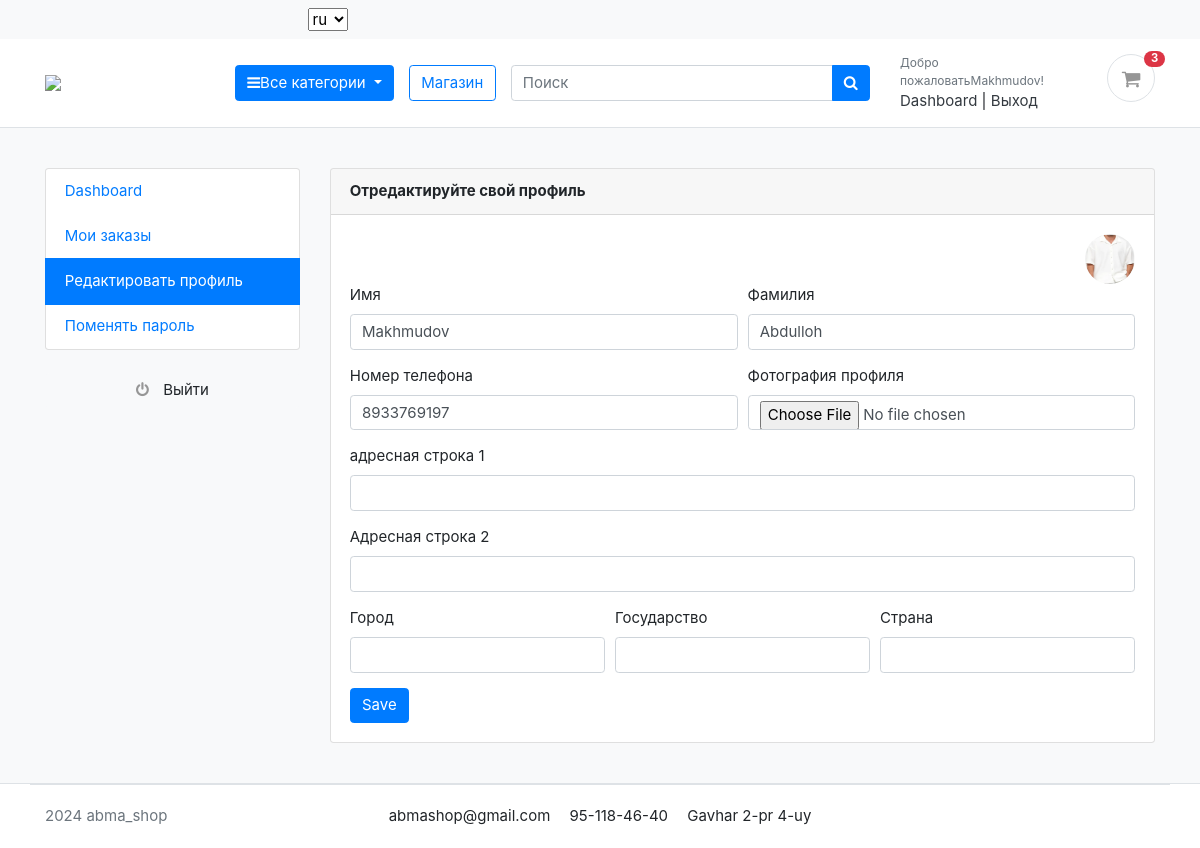
Screenshot of /accounts/edit_profile/ (signed in) with the database file from the repository.
### accounts/models.py (models this page shows, shortened)
class Account(AbstractBaseUser):
    first_name      = models.CharField(max_length=50)
    last_name       = models.CharField(max_length=50)
    username        = models.CharField(max_length=50, unique=True)
    email           = models.EmailField(max_length=100, unique=True)
    phone_number    = models.CharField(max_length=50)
    date_joined     = models.DateTimeField(auto_now_add=True)
    last_login      = models.DateTimeField(auto_now_add=True)
    is_admin        = models.BooleanField(default=False)
    is_staff        = models.BooleanField(default=False)
    is_active        = models.BooleanField(default=False)
    is_superadmin        = models.BooleanField(default=False)
    USERNAME_FIELD = 'email'
    REQUIRED_FIELDS = ['username', 'first_name', 'last_name']
    objects = MyAccountManager()
    class Meta:
        verbose_name = _('Account')
        verbose_name_plural = _('Account')

class UserProfile(models.Model):
    user = models.OneToOneField(Account, on_delete=models.CASCADE)
    address_line_1 = models.CharField(blank=True, max_length=100)
    address_line_2 = models.CharField(blank=True, max_length=100)
    profile_picture = models.ImageField(blank=True, upload_to='userprofile')
    city = models.CharField(blank=True, max_length=20)
    state = models.CharField(blank=True, max_length=20)
    country = models.CharField(blank=True, max_length=20)

### accounts/views.py (the view)
# urls.py: path('edit_profile/', views.edit_profile, name='edit_profile'),
@login_required(login_url='login')
def edit_profile(request):
    userprofile = get_object_or_404(UserProfile, user=request.user)
    if request.method == 'POST':
        user_form = UserForm(request.POST, instance=request.user)
        profile_form = UserProfileForm(request.POST, request.FILES, instance=userprofile)
        if user_form.is_valid() and profile_form.is_valid():
            user_form.save()
            profile_form.save()
            messages.success(request, 'Ваш профиль был обновлен.')
            return redirect('edit_profile')
    else:
        user_form = UserForm(instance=request.user)
        profile_form = UserProfileForm(instance=userprofile)
    context = {
        'user_form': user_form,
        'profile_form': profile_form,
        'userprofile': userprofile,
    }
    return render(request, 'accounts/edit_profile.html', context)

### accounts/forms.py
class UserForm(forms.ModelForm):
    class Meta:
        model = Account
        fields = ('first_name', 'last_name', 'phone_number')
    def __init__(self, *args, **kwargs):
        super(UserForm, self).__init__(*args, **kwargs)
        for field in self.fields:
            self.fields[field].widget.attrs['class'] = 'form-control'

class UserProfileForm(forms.ModelForm):
    profile_picture = forms.ImageField(required=False, error_messages = {'invalid':("Image files only")}, widget=forms.FileInput)
    class Meta:
        model = UserProfile
        fields = ('address_line_1', 'address_line_2', 'city', 'state', 'country', 'profile_picture')
    def __init__(self, *args, **kwargs):
        super(UserProfileForm, self).__init__(*args, **kwargs)
        for field in self.fields:
            self.fields[field].widget.attrs['class'] = 'form-control'

### carts/context_processors.py (called while the page is built)
def counter(request):
    cart_count = 0
    if 'admin' in request.path:
        return {}
    else:
        try:
            cart = Cart.objects.filter(cart_id=_cart_id(request))
            if request.user.is_authenticated:
                cart_items = CartItem.objects.all().filter(user=request.user)
            else:
                cart_items = CartItem.objects.all().filter(cart=cart[:1])
            for cart_item in cart_items:
                cart_count += cart_item.quantity
        except Cart.DoesNotExist:
            cart_count = 0
    return dict(cart_count=cart_count)

### carts/views.py (called while the page is built)
def _cart_id(request):
    cart = request.session.session_key
    if not cart:
        cart = request.session.create()
    return cart

### category/context_processors.py (called while the page is built)
def menu_links(request):
    links = Category.objects.all()
    return dict(links=links)

### category/models.py (called while the page is built)
    def get_url(self):
            return reverse('products_by_category', args=[self.slug])

### templates/accounts/edit_profile.html (shortened to what this page needs)
{% extends 'base.html' %}
{% load static %}
{% load i18n %}
{% block content %}
<section class="section-conten padding-y bg">
<div class="container">
	<div class="row">
	{% include 'includes/dashboard_sidebar.html' %}
	<main class="col-md-9">
		<article class="card">
		<header class="card-header">
			<strong class="d-inline-block mr-3">{% trans 'Отредактируйте свой профиль' %}</strong>
		</header>
		<div class="card-body">
			<div class="text-right">
				{% if userprofile.profile_picture %}
							<img src="{{ userprofile.profile_picture.url }}" alt="User Profile Picture" width="50" height="50" style="border-radius:50%;">
						{% else %}
							<img src="{% static 'images/banners/cover.jpg' %}" alt="Default Profile Picture" width="50" height="50" style="border-radius:50%;">
						{% endif %}
			</div>
			<div class="row">
			<div class="col-md-12">
				<form action="{% url 'edit_profile' %}" method="POST" enctype="multipart/form-data">
					<div class="form-row">
						<div class="form-group col-md-6">
							<label>{% trans 'Имя' %} </label>
							{{user_form.first_name}}
						</div>
						<div class="form-group col-md-6">
							<label>{% trans 'Фамилия' %}</label>
							{{user_form.last_name}}
						</div>
					</div>
					<div class="form-row">
						<div class="form-group col-md-6">
							<label>{% trans 'Номер телефона' %}</label>
							{{user_form.phone_number}}
						</div>
						<div class="form-group col-md-6">
							<label>{% trans 'Фотография профиля' %}</label>
							{{profile_form.profile_picture}}
						</div>
					</div>
					<div class="form-group">
						<label>{% trans 'адресная строка 1' %}</label>
						{{profile_form.address_line_1}}
					</div>
					<div class="form-group">
						<label>{% trans 'Адресная строка 2' %}</label>
						{{profile_form.address_line_2}}
					</div>
					<div class="form-row">
						<div class="form-group col-md-4">
							<label>{% trans 'Город' %}</label>
							{{profile_form.city}}
						</div>
						<div class="form-group col-md-4">
							<label>{% trans 'Государство' %}</label>
							{{profile_form.state}}
						</div>
						<div class="form-group col-md-4">
							<label>{% trans 'Страна' %}</label>
							{{profile_form.country}}
						</div>
					</div>
					<input type="submit" value="Save" class="btn btn-primary">
				</form>
			</div>
			</div>
		</div>
		</article>
	</main>
</div>
</div>
</section>
{% endblock %}

### templates/includes/navbar.html (shortened to what this page needs)
{% load static %}
{% load i18n %}
<header class="section-header">
    <link href="https://stackpath.bootstrapcdn.com/bootstrap/4.5.2/css/bootstrap.min.css" rel="stylesheet">
    <head>
        <link href="https://stackpath.bootstrapcdn.com/bootstrap/4.5.2/css/bootstrap.min.css" rel="stylesheet">
    </head>
    <nav class="navbar navbar-expand-lg navbar-light bg-light">
        <div class="collapse navbar-collapse" id="navbarTop4">
            <ul class="navbar-nav mr-auto">
              <li class="dropdown" id="language-switcher">
        <form action="{% url 'set_language' %}" method="post">
            <select class="selectpicker" name="language" style="width: auto;" onchange="this.form.submit()">
              {% get_current_language as LANGUAGE_CODE %}
              {% get_available_languages as LANGUAGES %}
              {% get_language_info_list for LANGUAGES as languages %}
              {% for language in languages %}
                  <option
                    value="{{ language.code }}"
                    {% if language.code == LANGUAGE_CODE %} selected="selected"{% endif %}
                    data-content='<img src="/static/img/flags/{{ language.code }}.png">
                    <span style="display:inline-block; width:100px; padding-left: 10px; text-shadow:none">
                      {{ language.name_local }}
                    </span>'>
                    {{ language.code }}
                  </option>
              {% endfor %}
            </select>
        </form>
    </li>
            </ul>
        </div>
    </nav>
    <section class="header-main border-bottom">
        <div class="container">
            <div class="row align-items-center">
                <div class="col-lg-2 col-md-3 col-6">
                    <a class="brand-wrap" href="{% url 'home' %}">
                        <img class="logo" src="{% static './images/logo.png' %}">
                    </a>
                </div>
                <div class="col-lg col-sm col-md col-6 flex-grow-0">
                    <div class="category-wrap dropdown d-inline-block float-right">
                        <button class="btn btn-primary dropdown-toggle" data-toggle="dropdown" type="button">
                            <i class="fa fa-bars"></i>{% trans 'Все категории' %}
                        </button>
                    </div>
                </div>
                <a class="btn btn-outline-primary" href="{% url 'store' %}">{% trans 'Магазин' %}</a>
                <div class="col-lg  col-md-6 col-sm-12 col">
                    <form action="{% url 'search' %}" class="search" method='GET'>
                        <div class="input-group w-100">
                            <input class="form-control" name="keyword" placeholder="{% trans 'Поиск' %}" style="width:60%;"
                                   type="text">
                            <div class="input-group-append">
                                <button class="btn btn-primary" type="submit">
                                    <i class="fa fa-search"></i>
                                </button>
                            </div>
                        </div>
                    </form>
                </div>
                <div class="col-lg-3 col-sm-6 col-8 order-2 order-lg-3">
                    <div class="d-flex justify-content-end mb-3 mb-lg-0">
                        {% if user.id is None %}
                        <div class="widget-header">
                            <small class="title text-muted">{% trans 'Желанный гость!' %}</small>
                            <div>
                                <a href="{% url 'login' %}">{% trans 'Войти' %}</a> <span class="dark-transp"> | </span>
                                <a href="{% url 'register' %}">{% trans 'Зарегистрировать' %} </a>
                            </div>
                        </div>
                        {% else %}
                        <div class="widget-header">
                            <small class="title text-muted">{% trans 'Добро пожаловать' %}{{user.first_name}}!</small>
                            <div>
                                <a href="{% url 'dashboard' %}">Dashboard</a> <span class="dark-transp"> | </span>
                                <a href="{% url 'logout' %}"> {% trans 'Выход' %}</a>
                            </div>
                        </div>
                        {% endif %}
                        <a class="widget-header pl-3 ml-3" href="{% url 'cart' %}">
                            <div class="icon icon-sm rounded-circle border"><i class="fa fa-shopping-cart"></i></div>
                            <span class="badge badge-pill badge-danger notify">{{cart_count}}</span>
                        </a>
                    </div>
                </div>
            </div>
        </div>
    </section>
</header>

### static/css/ui.css (style rules this page uses)
html { font-family: "Inter", sans-serif; font-size: 15px; }
.icon-xs, .icon-sm, .icon-md, .icon-lg { display: inline-block; text-align: center; flex-shrink: 0; flex-grow: 0; }
.icon-sm { width: 48px; height: 48px; line-height: 48px !important; font-size: 20px; }
.padding-y { padding-top: 40px; padding-bottom: 40px; }
article:after, .form-group:after { display: block; clear: both; content: ""; }
.bg { background-color: #f8f9fa; }
.header-main { position: relative; padding-top: 1rem; padding-bottom: 1rem; }
.brand-wrap .logo, .navbar-brand .logo { margin-right: 7px; max-height: 42px; display: inline-block; }
.widget-header { display: inline-block; vertical-align: middle; position: relative; }
.widget-header a { color: #343a40; }
.widget-header i { color: #969696; }
.widget-header .title { display: block; }
.widget-header .notify { position: absolute; top: -3px; right: -10px; }
.notify { position: absolute; top: -4px; right: -10px; display: inline-block; padding: 0.25em 0.6em; font-size: 12px; line-height: 1; text-align: center; border-radius: 3rem; color: #fff; background-color: #fa3434; }

### rows the page displays
Account: first_name "Makhmudov", last_name "Abdulloh", phone_number "8933769197"
UserProfile: profile_picture (picture)

### other values shown
{{ cart_count }} "3"
form field language "ru"
